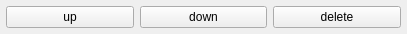
<?xml version="1.0" encoding="UTF-8"?>
<ui version="4.0">
 <class>WidgetListItem</class>
 <widget class="QWidget" name="WidgetListItem">
  <property name="geometry">
   <rect>
    <x>0</x>
    <y>0</y>
    <width>407</width>
    <height>34</height>
   </rect>
  </property>
  <property name="windowTitle">
   <string>Form</string>
  </property>
  <layout class="QHBoxLayout" name="horizontalLayout">
   <property name="leftMargin">
    <number>6</number>
   </property>
   <property name="topMargin">
    <number>6</number>
   </property>
   <property name="rightMargin">
    <number>6</number>
   </property>
   <property name="bottomMargin">
    <number>6</number>
   </property>
   <item>
    <layout class="QHBoxLayout" name="item"/>
   </item>
   <item>
    <widget class="QPushButton" name="pushButtonUp">
     <property name="text">
      <string>up</string>
     </property>
    </widget>
   </item>
   <item>
    <widget class="QPushButton" name="pushButtonDown">
     <property name="text">
      <string>down</string>
     </property>
    </widget>
   </item>
   <item>
    <widget class="QPushButton" name="pushButtonDelete">
     <property name="text">
      <string>delete</string>
     </property>
    </widget>
   </item>
  </layout>
 </widget>
 <resources/>
 <connections/>
</ui>
